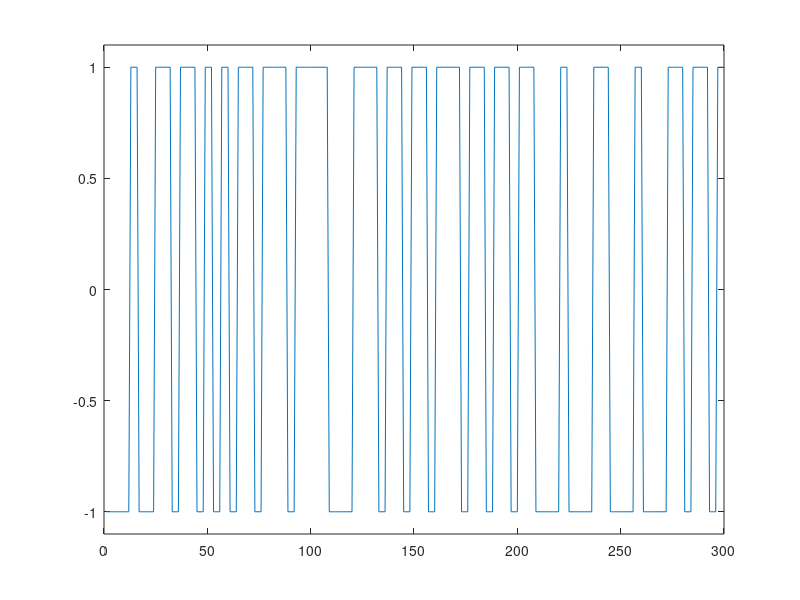
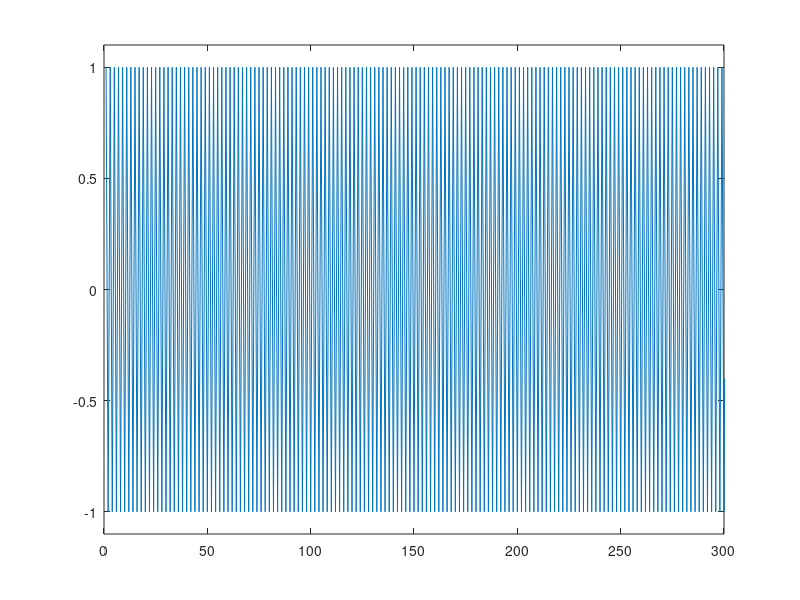
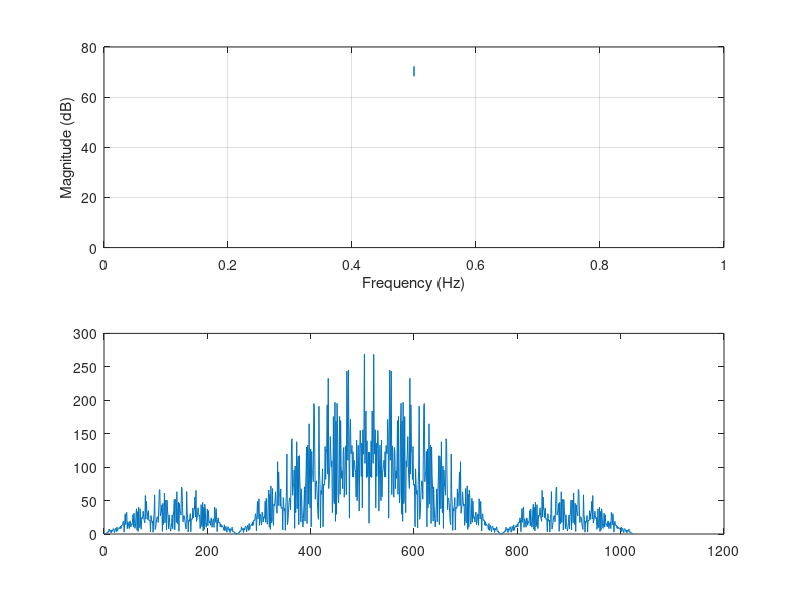
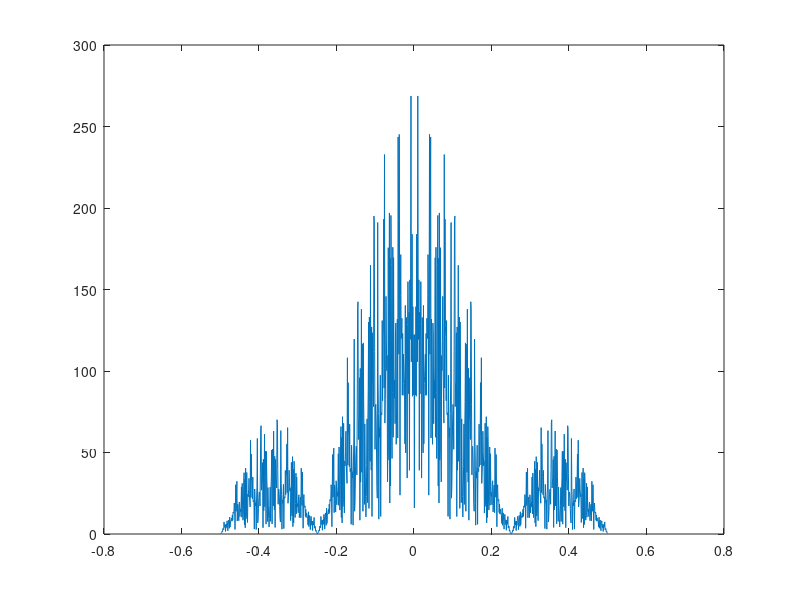

The MATLAB script that drew these images, in order:
clc 
clear

N = 1024; % N sampling points
Random = rand(1,N); %%Random sequence

binary = round(Random); %% 0s and 1s

Fc = 2; %% Carrier frequency
Fs = 4; %% Sampling frequency
numCycles = 1; %% One bit is represented by one cycle of sine wave 
Tb = numCycles/Fc  %% Cycles represented for one bit
t = 0:1/Fs:(numCycles-1/Fs); %Period of one cycle

A = 1;

carrier = A*cos(2*pi*Fc*t); %%Carrier wave
bitStream = [];
carrierSignal = [];
i = 1;

%For every sample point, we have to make one bit as four sampling points
%So if the generated bit is one, then for one full cycle of the carrier wave
%we make the bitstream as one. Same goes for zero
while(i<=N)
    if(binary(i))
        bitStream = [bitStream ones(1,length(carrier))]; %%Creating a bit stream of 1
    else
        bitStream = [bitStream zeros(1, length(carrier))]; %%Creating bit stream of 0s 
    end
    carrierSignal = [carrierSignal carrier];
    i = i+1;
end

bits = 2*(bitStream-0.5); %% 1s and -1s
bpsk = carrierSignal.*bits;
plot(bits);
xlim([0 300]);
ylim([-1.1 1.1]);


figure;

plot(carrierSignal);
xlim([0 300]);
ylim([-1.1 1.1]);

figure;

plot(bpsk);
xlim([0 300]);
ylim([-1.1 1.1]);

%%
freqz(bpsk,1,2^10,'whole',1)
freqz(carrierSignal,1,2^10,'whole',1)
[CS frq]=freqz(carrierSignal,1,2^10,'whole',1);
plot(abs(CS))
[BPSK frq]=freqz(bpsk,1,2^10,'whole',1);
plot(abs(BPSK))
[BITS frq]=freqz(bits,1,2^10,'whole',1);
figure(10)
plot(abs(BITS))
plot(fftshift(abs(BITS)))
plot(-511:512,fftshift(abs(BITS)))
plot(-511:512,fftshift(abs(BPSK)))
plot((-511:512)/2^10,fftshift(abs(BPSK)))
plot((-511:512)/2^10,fftshift(abs(BITS)))


Eb = (A^2*Tb)/2; %%Bit energy
Eb_No_dB = 0:2:14; %%SNR
Eb_No = 10.^(Eb_No_dB/10);
nVar = Eb./Eb_No;
sound(bpsk)



